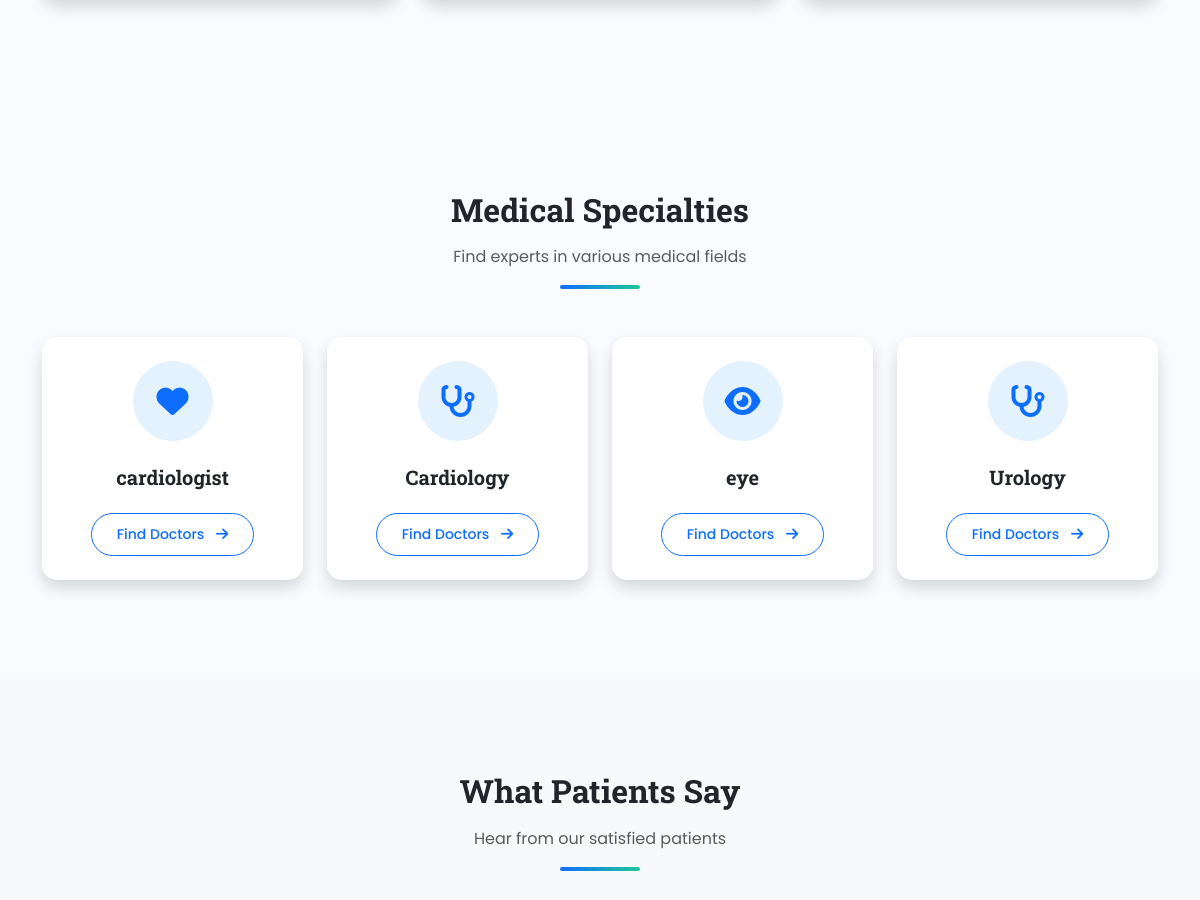
Before: / (middle part) with the older database file.
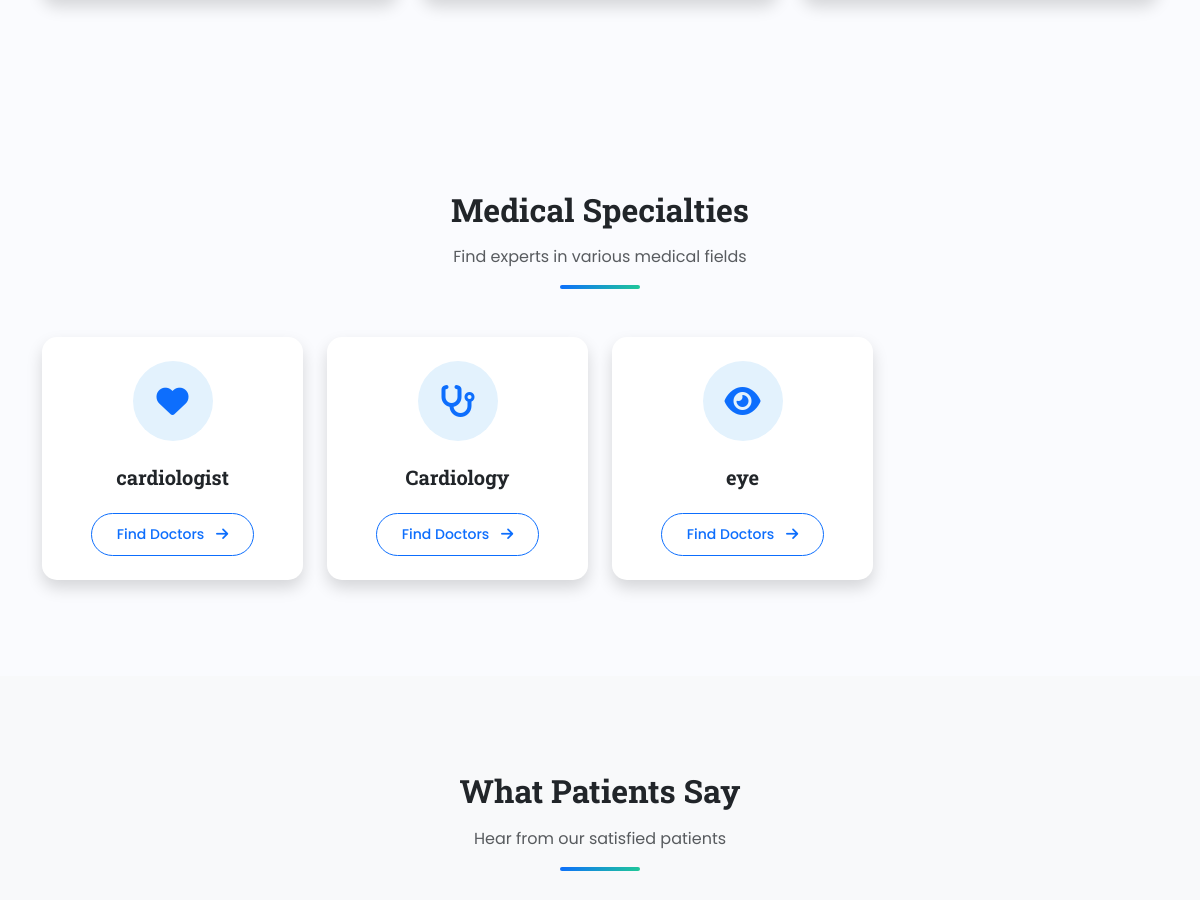
After: the same page with the newer database file.
### bookings/models.py (models this page shows, shortened)
class Specialty(models.Model):
    name = models.CharField(max_length=100)
    icon = models.CharField(max_length=50, default='fas fa-stethoscope')

### bookings/views.py (the view)
# urls.py: path('', views.home, name='home'),
def home(request):
    specialties = Specialty.objects.all()
    return render(request, 'bookings/home.html', {'specialties': specialties})

### bookings/templates/bookings/home.html (shortened to what this page needs)
{% extends 'bookings/base.html' %}
{% load static %}
{% block content %}
<section id="services" class="py-5">
    <div class="container py-5">
    </div>
</section>
<section class="py-5">
    <div class="container py-5">
        <div class="text-center mb-5">
            <h2 class="fw-bold mb-3">Medical Specialties</h2>
            <p class="text-muted">Find experts in various medical fields</p>
            <div class="divider mx-auto"></div>
        </div>
        <div class="row g-4">
            {% for specialty in specialties %}
            <div class="col-lg-3 col-md-6">
                <div class="card h-100 border-0 shadow">
                    <div class="card-body p-4 text-center">
                        <div class="icon-box mb-4" style="background-color: #e3f2fd;">
                            <i class="{{ specialty.icon }} fa-2x text-primary"></i>
                        </div>
                        <h5 class="fw-bold">{{ specialty.name }}</h5>
                        <a href="{% url 'specialty_doctors' specialty.id %}" class="btn btn-sm btn-outline-primary mt-3">
                            Find Doctors <i class="fas fa-arrow-right ms-2"></i>
                        </a>
                    </div>
                </div>
            </div>
            {% endfor %}
        </div>
    </div>
</section>
<section class="py-5 bg-light">
    <div class="container py-5">
        <div class="text-center mb-5">
            <h2 class="fw-bold mb-3">What Patients Say</h2>
            <p class="text-muted">Hear from our satisfied patients</p>
            <div class="divider mx-auto"></div>
        </div>
    </div>
</section>
{% endblock %}

### bookings/templates/bookings/base.html (shortened to what this page needs)
<!DOCTYPE html>
{% load static %}
<html lang="en">
<head>
    <link href="https://cdn.jsdelivr.net/npm/bootstrap@5.3.0/dist/css/bootstrap.min.css" rel="stylesheet">
    <link rel="stylesheet" href="https://cdnjs.cloudflare.com/ajax/libs/font-awesome/6.4.0/css/all.min.css">
    <link rel="stylesheet" href="{% static 'css/style.css' %}">
    <link rel="stylesheet" href="{% static 'css/animations.css' %}">
</head>
<body>
    <main class="pt-5">
        {% block content %}{% endblock %}
    </main>
</body>
</html>

### static/css/style.css (style rules this page uses)
:root { --primary: #0d6efd; --secondary: #6c757d; --success: #198754; --light: #f8f9fa; --dark: #212529; --accent: #20c997; --gradient: linear-gradient(135deg, var(--primary), var(--accent)); }
body { font-family: 'Poppins', sans-serif; background-color: #fafbfe; color: #4a5568; padding-top: 80px; }
h1, h2, h3, h4, h5, h6 { font-family: 'Roboto Slab', serif; font-weight: 600; color: var(--dark); }
.icon-box { width: 80px; height: 80px; border-radius: 50%; display: flex; align-items: center; justify-content: center; margin: 0 auto; transition: transform 0.3s ease; }
.divider { width: 80px; height: 4px; background: var(--gradient); border-radius: 2px; margin: 1rem auto; }
.card { border-radius: 15px; overflow: hidden; transition: transform 0.3s ease, box-shadow 0.3s ease; border: none; }
.btn { border-radius: 50px; font-weight: 500; transition: all 0.3s ease; padding: 10px 25px; }

Changed rows visible on the page:
removed Specialty: name "Urology"
